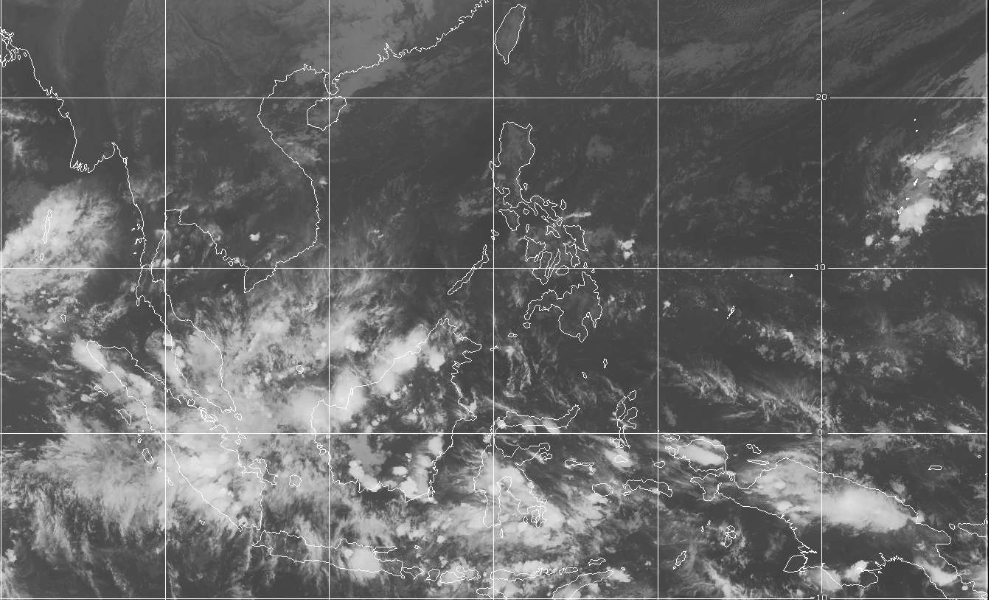
%> input picture Assignment10/美国NOAA可见光云图.jpg, 989 x 600 px; the run also reads 1 picture not shown here
$ octave hw10.m   (GNU Octave 9; MATLAB toolbox functions it lacks are replaced by stand-ins)
%> lines starting %> are read from the running program, lines starting %| are printed output that depends on the picture; in (x1, y1, x2, y2) boxes, pixels count from 0 and x2, y2 are one past the last pixel; in counts of white or black regions, pixels touching at a corner belong together; the program's own positions count from 1
clear all;
close all;
clc;

demo(255/4,  1/3);
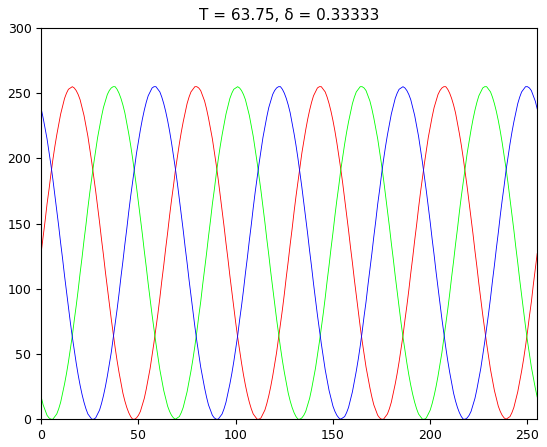
%> figure redrawn from the program's plot data; curve peaks at x = 16, y = 255; curve peaks at x = 37, y = 255; curve peaks at x = 58, y = 255
save=0;
for p = 1: 2
    base_pro(p, 1, 0, save);
%> in base_pro, fig is the input picture: size 600x989x3 uint8; min 14, max 255, mean 104.1
%> in rFake, `index = (R <= 64);`:
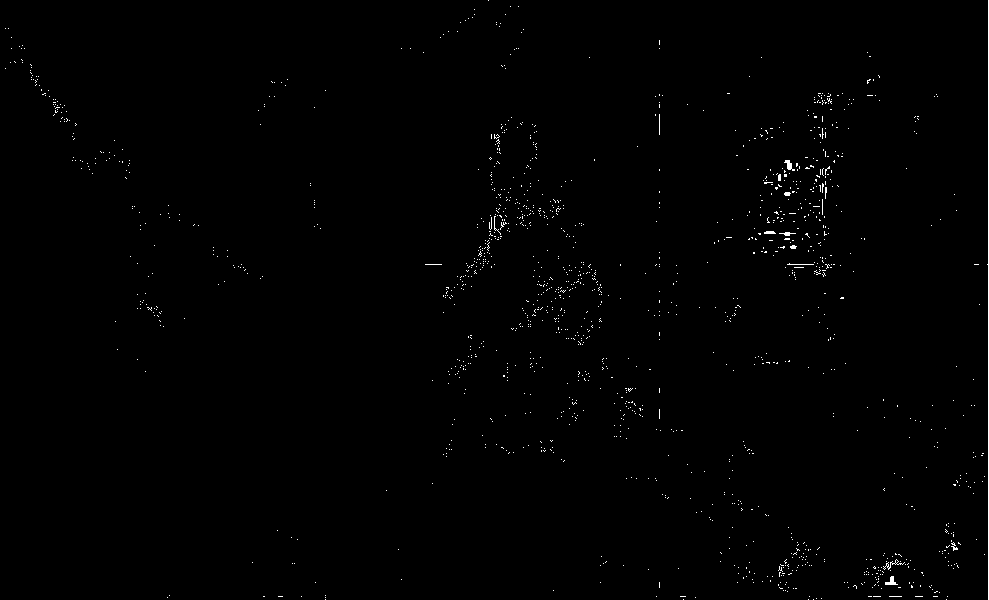
%> index: size 600x989 logical; 0.59% white in thin lines or dots
%> in rFake, `R(index) = 0;`: R: size 600x989 uint8; min 0, max 255, mean 103.8
%> in rFake, `R(~index) =  uint8((double(R(~index)) - 64) * 255 / 64);`:
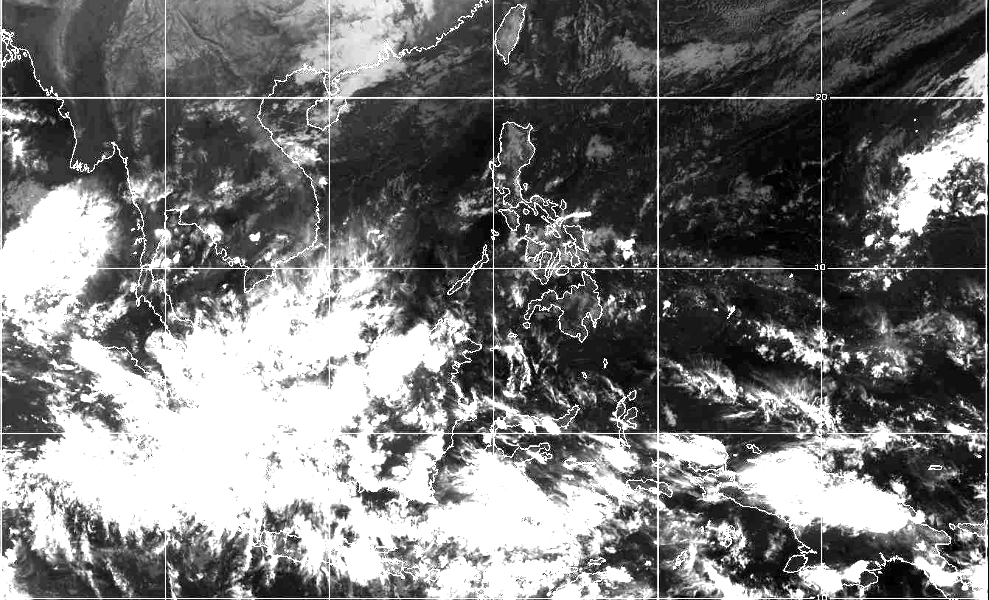
%> R: size 600x989 uint8; min 0, max 255, mean 118.8
%> in gFake, `index = (G >= 128);`: index: size 600x989 logical; 22.5% white; 926 white regions (829 under 20 px), largest, box (x1, y1, x2, y2) and area: (0, 0, 988, 600) 123666, (786, 271, 834, 430) 796, (524, 271, 603, 343) 375
%> in gFake, `G(~index) = uint8((128 - double(G(~index))) * 255 / 64);`:
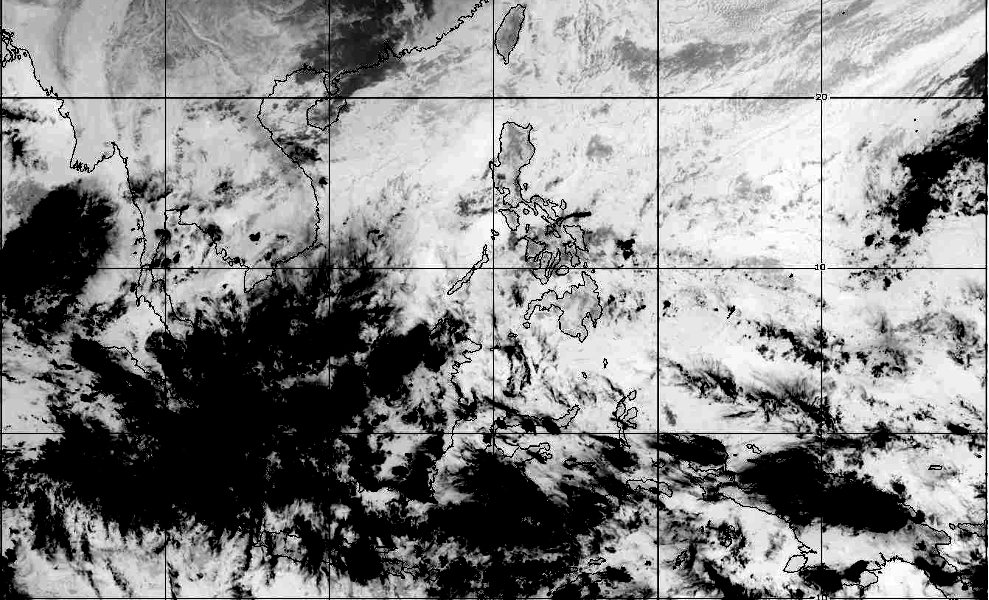
%> G: size 600x989 uint8; min 0, max 255, mean 136.2
%> in bFake, `index = (B <= 192);`: index: size 600x989 logical; 93.8% white; 1687 black regions (1585 under 20 px), largest, box (x1, y1, x2, y2) and area: (0, 0, 812, 600) 17911, (806, 436, 902, 534) 1878, (371, 332, 428, 400) 1445
%> in bFake, `B(~index) = uint8((255 - double(B(~index))) * 255 / 63);`:
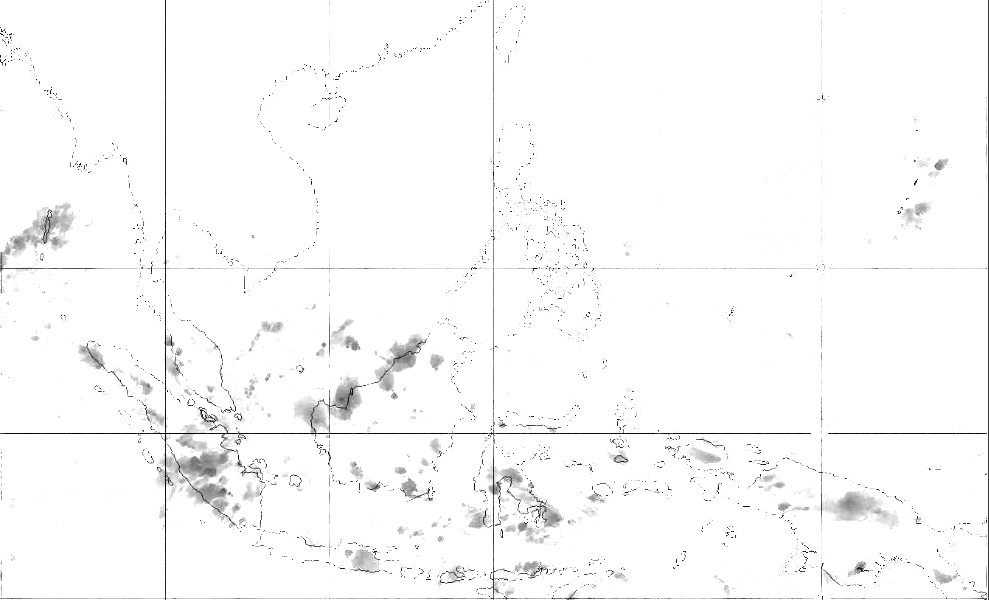
%> B: size 600x989 uint8; min 0, max 255, mean 250.2
    base_pro(p, 2, 1, save);
    base_pro(p, 2, 2, save);
    base_pro(p, 2, 3, save);
    base_pro(p, 2, 4, save);
%> call 5 of base_pro, with fig = 1, method = 2, param = 4, save = 0
%> in Trans (call 15), `tmp = uint8(255 * (1 + sin(2 * pi / T * (double(fig) - n * delta * T))..`:
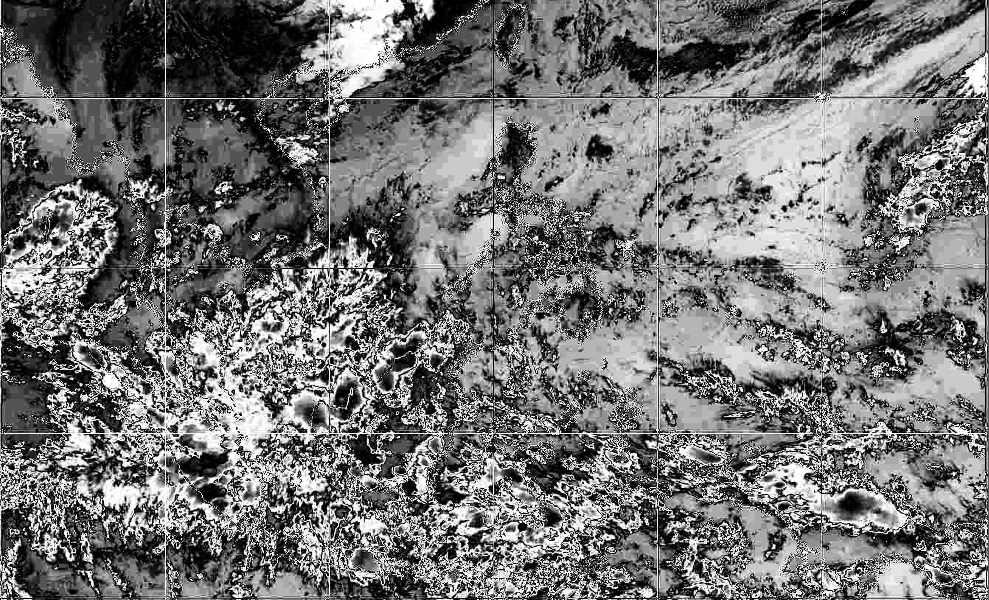
%> tmp: size 600x989 uint8; min 0, max 255, mean 114.9
%> in base_pro (call 5), `fig_tmp(:, :, 3) = Trans(fig, T, delta, 2);`:
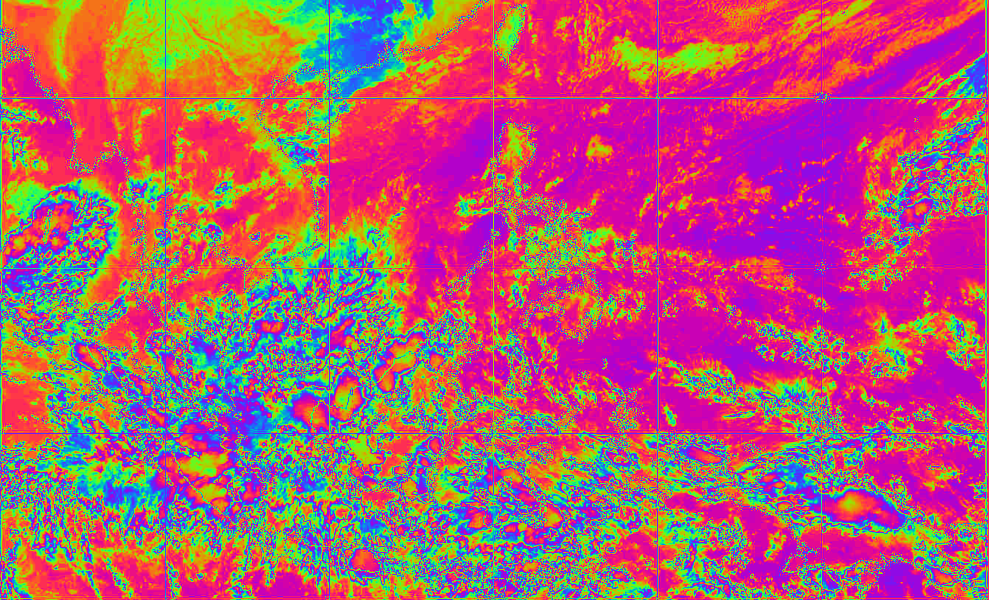
%> fig_tmp: size 600x989x3 uint8; mean R, G, B 176.6, 90.9, 114.9
end
%> pass 2 of the loop `for p = 1: 2`:
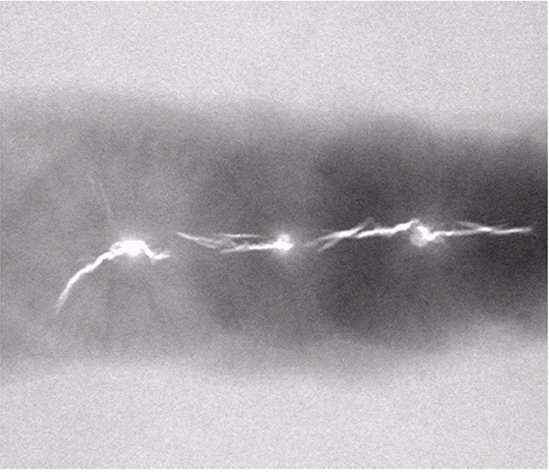
%> input picture Assignment10/焊接X光图像.jpg, 549 x 472 px
%> in base_pro, fig is the input picture: size 472x549x3 uint8; mean R, G, B 173, 169.6, 173
%> in rFake (call 2), `index = (R <= 64);`:
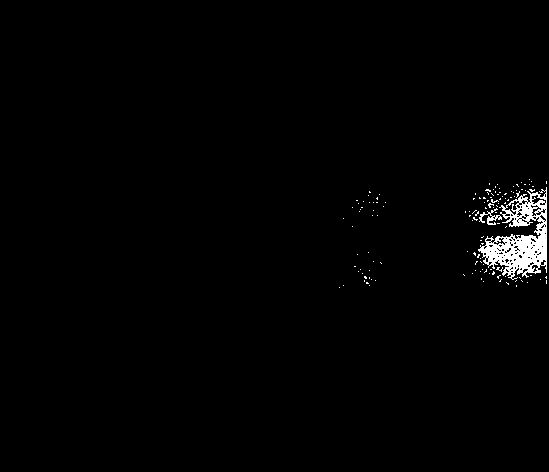
%> index: size 472x549 logical; 1.3% white; 134 white regions (132 under 20 px), largest, box (x1, y1, x2, y2) and area: (478, 187, 547, 280) 2782, (479, 208, 502, 225) 134
%> in bFake (call 2), `B(index) = uint8(double(B(index)) * 255 / 64);`:
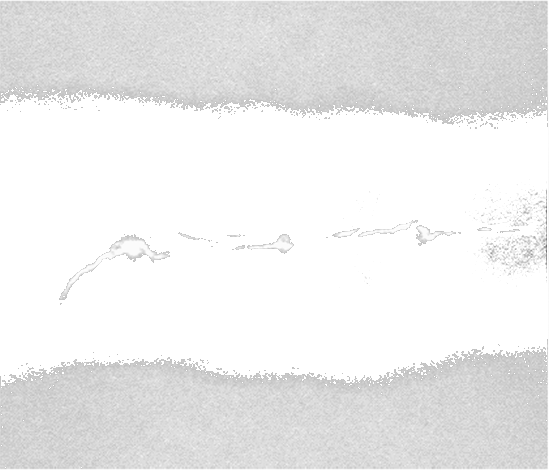
%> B: size 472x549 uint8; min 112, max 255, mean 236.2
for i = 0.05: 0.05: 2
    test(1, [255/2, 255/4, 255], i, save);
end
%> pass 2 of the loop `for i = 0.05: 0.05: 2`:

test(2, [255/2, 255/4, 255], 0.45, save);

function base_pro(fig, method, param, save)
    switch fig
        case 1
            fig = imread('美国NOAA可见光云图.jpg');
            fig_tmp = fig;
            fig = rgb2gray(fig);
        case 2
            fig = imread('焊接X光图像.jpg');
            fig_tmp = fig;
            fig = rgb2gray(fig);
    end

    switch method
        case 1
            fig_tmp(:, :, 1) = rFake(fig);
            fig_tmp(:, :, 2) = gFake(fig);
            fig_tmp(:, :, 3) = bFake(fig);
            figure;
            subplot(1, 2, 1);
            imshow(fig);
            title('original img');
            subplot(1, 2, 2);
            imshow(fig_tmp);
            title('1');
        case 2
            switch param
                case 1
                    T = 255;
                    delta = 1/6;
                case 2
                    T = 255;
                    delta = 1/3;
                case 3
                    T = 255 / 2;
                    delta = 1/3;
                case 4
                    T = 255 / 4;
                    delta = 1/3;
            end
            fig_tmp(:, :, 1) = Trans(fig, T, delta, 0);
            fig_tmp(:, :, 2) = Trans(fig, T, delta, 1);
            fig_tmp(:, :, 3) = Trans(fig, T, delta, 2);
            figure;
            subplot(1, 2, 1);
            imshow(fig);
            title('original img');
            subplot(1, 2, 2);
            imshow(fig_tmp);
            title(['Method2: T = ', num2str(T), ...
                ', \delta = ', num2str(delta)]);
    end
end

function R = rFake(fig)
    R = fig;
    index = (R <= 64);
    R(index) = 0;
    R(~index) =  uint8((double(R(~index)) - 64) * 255 / 64);
end

function G = gFake(fig)
    G = fig;
    index = (G >= 128);
    G(index) = 0;
    G(~index) = uint8((128 - double(G(~index))) * 255 / 64);
end

function B = bFake(fig)
    B = fig;
    index = (B <= 192);
    B(index) = uint8(double(B(index)) * 255 / 64);
    B(~index) = uint8((255 - double(B(~index))) * 255 / 63);
end

function tmp = Trans(fig, T, delta, n)
    tmp = uint8(255 * (1 + sin(2 * pi / T * ...
        (double(fig) - n * delta * T))) / 2);
end

function demo(T, delta)
    x = 0: 255;
    y0 = Trans(x, T, delta, 0);
    y1 = Trans(x, T, delta, 1);
    y2 = Trans(x, T, delta, 2);
    figure;
    hold on;
    plot(x, y0, 'r');
    plot(x, y1, 'g');
    plot(x, y2, 'b');
    xlim([0, 255]);
    title(['T = ', num2str(T), ', \delta = ', num2str(delta)]);
end

function fig_temp = test(fig, T, delta, save)
    x = 0: 255;

    y0 = Trans(x, T(1), delta * T(2) / T(1), 0);
    y1 = 0.5*Trans(x, T(2), delta * T(2) / T(2), 1)+64;
    y2 = Trans(x, T(3), delta * T(2) / T(3), 2);
    figure;
    hold on;
    plot(x, y0, 'r');
    plot(x, y1, 'g');
    plot(x, y2, 'b');
    xlim([0, 255]);

    switch fig
        case 1
            pic = imread('美国NOAA可见光云图.jpg');
            fig_temp = pic;
            pic = rgb2gray(pic);
        case 2
            pic = imread('焊接X光图像.jpg');
            fig_temp = pic;
            pic = rgb2gray(pic);
    end
    fig_temp(:, :, 1) = Trans(pic, T(1), delta*T(2)/T(1), 0);
    fig_temp(:, :, 2) = 0.5*Trans(pic, T(2), delta*T(2)/T(2), 1)+64;
    fig_temp(:, :, 3) = Trans(pic, T(3), delta*T(2)/T(3), 2);
    figure;
    subplot(1, 2, 1);
    imshow(pic);
    title('original img');
    subplot(1, 2, 2);
    imshow(fig_temp);
    title('new img');
end
